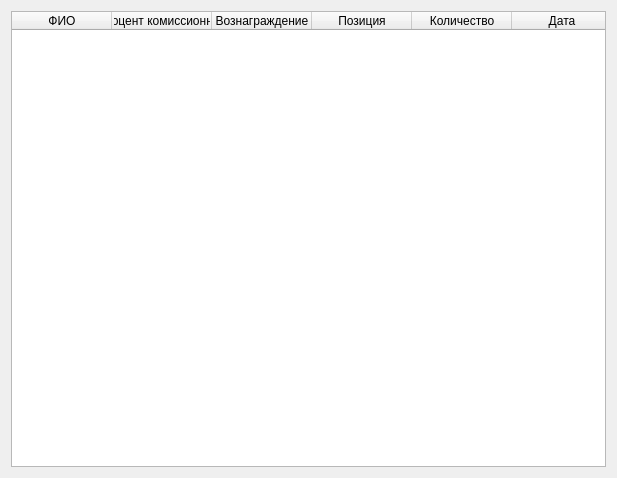
<?xml version="1.0" encoding="UTF-8"?>
<ui version="4.0">
 <class>historytable</class>
 <widget class="QDialog" name="historytable">
  <property name="geometry">
   <rect>
    <x>0</x>
    <y>0</y>
    <width>617</width>
    <height>478</height>
   </rect>
  </property>
  <property name="windowTitle">
   <string>Dialog</string>
  </property>
  <layout class="QVBoxLayout" name="verticalLayout">
   <item>
    <widget class="QTableWidget" name="TW_history">
     <property name="horizontalScrollBarPolicy">
      <enum>Qt::ScrollBarAlwaysOff</enum>
     </property>
     <column>
      <property name="text">
       <string>ФИО</string>
      </property>
     </column>
     <column>
      <property name="text">
       <string>Процент комиссионных</string>
      </property>
     </column>
     <column>
      <property name="text">
       <string>Вознаграждение</string>
      </property>
     </column>
     <column>
      <property name="text">
       <string>Позиция</string>
      </property>
     </column>
     <column>
      <property name="text">
       <string>Количество</string>
      </property>
     </column>
     <column>
      <property name="text">
       <string>Дата</string>
      </property>
     </column>
    </widget>
   </item>
  </layout>
 </widget>
 <resources/>
 <connections/>
</ui>
